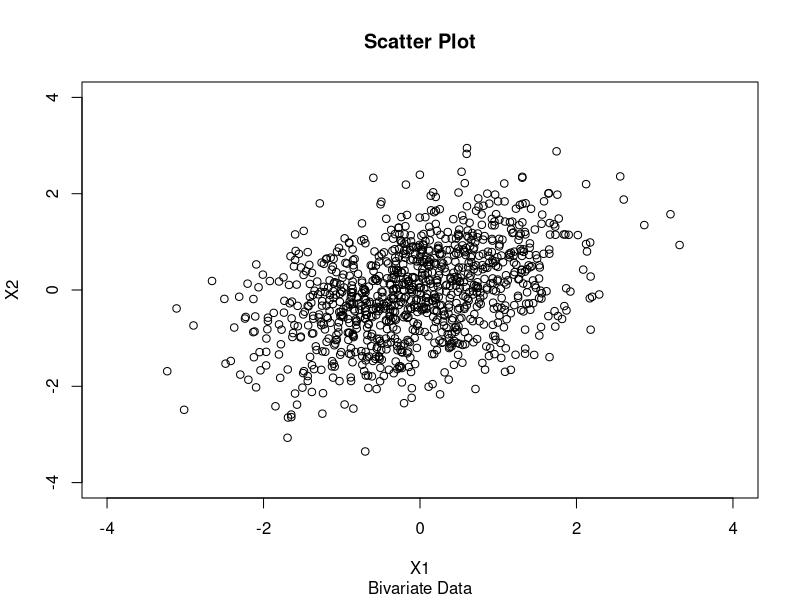
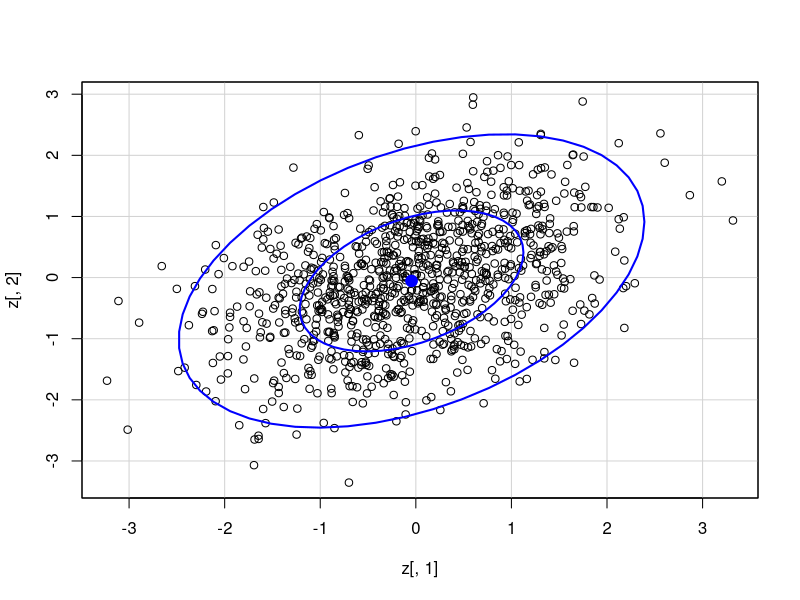

Recreate these plots in R, in order.
library("mvtnorm")
library("lattice")
#library("plot3D")
library("car")
x1=seq(-2,2,.05)
x2=seq(-2,2,.05)
Rho = 0.4
Mu1=0; S1=1
Mu2=0; S2=1

sample_size=1000
Mu=rbind(Mu1,Mu2)
CovarianceMatrix=matrix(c(S1,sqrt(S1*S2)*Rho,sqrt(S1*S2)*Rho,S2),2)
Grid=expand.grid(x1, x2)     
#Generating multivariate normal
z=rmvnorm(sample_size, Mu, CovarianceMatrix)  
#Scatter plot of bivariate normal
plot(z[,1],z[,2],main="Scatter Plot", sub="Bivariate Data",
     xlab="X1", ylab="X2",xlim=c(-4, 4), ylim=c(-4,4))
Sm=colMeans(z)
Svcm=var(z)
  
CovarianceMatrixInverse=solve(CovarianceMatrix) #For population version
SvcmInverse=solve(Svcm)                         #For sample version
# #Calculating Statistical Distance
# dist_vector=diag((z-rep(1,sample_size)%*%(t(Mu)))
#                  %*%CovarianceMatrixInverse%*%
#                    t(z-rep(1,sample_size)%*%(t(Mu))))

#Estimating Statistical Distance
dist_vector=diag((z-rep(1,sample_size)%*%(t(Sm)))
                 %*%SvcmInverse%*%
                   t(z-rep(1,sample_size)%*%(t(Sm)))) 

alpha=.05
#Calculating 100(1-alpha) percentile of chi-square(p) dist
chisq_value=qchisq(alpha,length(Mu), ncp = 0, lower.tail = FALSE)
#Contour plot of constant statistical distance (at median and at (1-alpha)%)
dataEllipse(z[,1], z[,2], levels=c(0.5, 1-alpha))
#Checking proportion of points inside 100(1-alpha)% contour
point_proportion=length(dist_vector[dist_vector<chisq_value])/length(dist_vector)
print(point_proportion)

